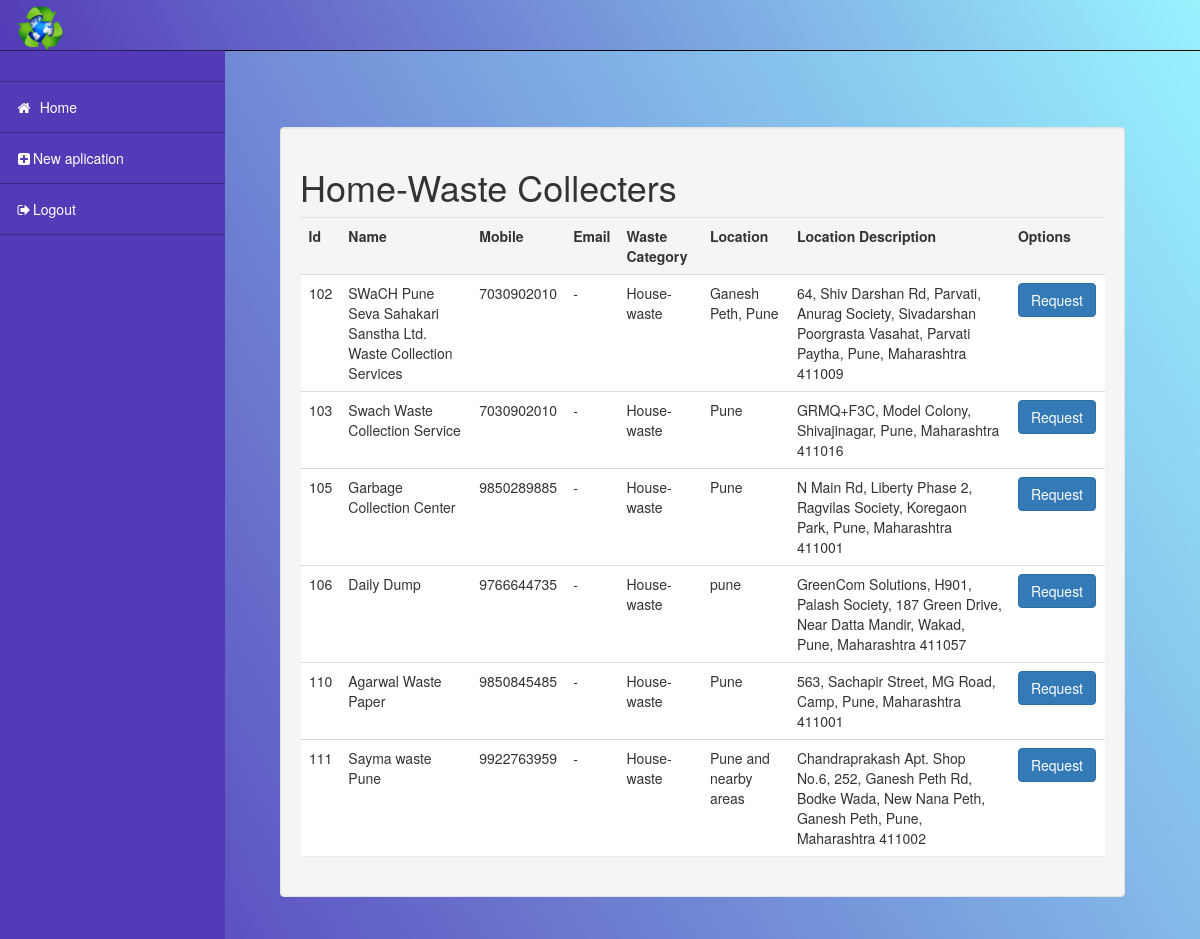
Screenshot of /home_waste.php with the database file from the repository.
### tables this page shows
CREATE TABLE `homewaste_info` (
  `Id` int(11) NOT NULL,
  `name` varchar(255) NOT NULL,
  `mobile` varchar(15) DEFAULT NULL,
  `email` varchar(255) NOT NULL,
  `wastetype` varchar(255) NOT NULL DEFAULT 'E-Waste',
  `location` varchar(255) NOT NULL,
  `locationdescription` varchar(255) NOT NULL
);

### home_waste.php (the view, shortened to what this page needs)
<!DOCTYPE html>
<html>
<head>
<link href="//maxcdn.bootstrapcdn.com/bootstrap/3.3.0/css/bootstrap.min.css" rel="stylesheet" id="bootstrap-css">
</head>
<body>
<div id="wrapper">
    <nav class="navbar navbar-inverse navbar-fixed-top" role="navigation" style='background: linear-gradient(60deg, rgba(84,58,183,1) 0%, rgb(153 244 255) 100%);'>
        <div class="navbar-header">
            <a class="navbar-brand" href="icon2.PNG">
                <img src="icon2.PNG" alt="LOGO"heigth='50'width='50'class='logo1'>
            </a>
        </div>
       <ul class="nav navbar-right top-nav">
            <li>
                <a href="#" data-placement="bottom"  data-toggle="tooltip"> <h5><?php echo '';?></h5>
            </li>
        </ul>
        <div class="collapse navbar-collapse navbar-ex1-collapse" style='background: linear-gradient(60deg, rgb(143 218 245) 0%, rgb(149 233 250) 100%);float: right;'>
            <ul class="nav navbar-nav side-nav" style="background: linear-gradient(60deg, rgba(84,58,183,1) 0%, rgba(84,58,183,1) 100%); ">
                <li>
                    <a href="index.html" data-toggle="collapse" data-target="#submenu-1"><i class="fa fa-fw fa-home"style="color: white;" ></i><mark style="background: none;color: white;" > Home</mark> </a>
                </li>
                <li>
                    <a href="new_form.php"><i class="fa fa-fw fa fa-plus-square" style="color: white;" ></i><span style="background: none;color: white;" >New aplication</span></a>
                </li>
                <li>
                    <a href="logout-user.php"><i class="fa fa-fw fa fa-sign-out" style="color: white;" ></i><span style="background: none;color: white;" >Logout</span></a>
                </li>
            </ul>
        </div>
    </nav>
    <div id="page-wrapper">
        <div class="container-fluid">
            <div class="row" id="main" style="margin-top:  55px;margin-left: 30px;margin-right: 50px;" >
                <div class="col-sm-12 col-md-12 well" id="content">
                    <h1>Home-Waste Collecters</h1>
                      <table  cellspacing:="12" class='table'>
             <tr class="panel-heading">
                 <th> Id </th>
                 <th> Name </th>
                 <th> Mobile </th>
                 <th> Email </th>
                 <th> Waste Category </th>
                 <th>Location</th>
                 <th>Location Description</th>
                 <th>Options</th>
             </tr>
   <?php
   include("connection.php");
   $query = "select * from homewaste_info";
   $data = mysqli_query($con,$query);
   $total = mysqli_num_rows($data);
   if($total!=0) {
      while($result=mysqli_fetch_assoc($data)){
     echo "
           <tr class='panel panel'>
               <td>   ".$result['Id']." </td>
               <td>   ".$result['name']." </td>
               <td>   ".$result['mobile']."  </td>
               <td>   ".$result['email']." </td>
               <td>   ".$result['wastetype']." </td>
               <td>   ".$result['location']." </td>
               <td>   ".$result['locationdescription']."  </td>
               <td><button type='button' class='btn btn-primary' data-toggle='modal' data-target='#myModal'>
 Request
</button></td>
           </tr> ";
      }
   }
?>
</table>
                </div>
            </div>
        </div>
    </div>
</div>
</body>
</html>

### home_waste.php (style rules this page uses)
@media (min-width:768px) { body { margin-top: 50px; background: linear-gradient(60deg, rgba(84,58,183,1) 0%, rgb(153 244 255) 100%); } }
#wrapper { padding-left: 0; }
#page-wrapper { width: 100%; padding: 0; }
@media (min-width:768px) { #wrapper { padding-left: 225px; } }
@media (min-width:768px) { #page-wrapper { padding: 22px 10px; } }
.top-nav { padding: 0 15px; }
.top-nav>li { display: inline-block; float: left; }
.top-nav>li>a { padding-top: 20px; padding-bottom: 20px; line-height: 20px; color: #fff; }
@media (min-width:768px) { .side-nav { position: fixed; top: 50px; left: 225px; width: 225px; margin-left: -225px; border: none; border-radius: 0; border-top: 1px rgba(0,0,0,.5) solid; overflow-y: auto; background-color: #37517e; bottom: 0; overflow-x: hidden; padding-bottom: 40px; } }
@media (min-width:768px) { .side-nav>li>a { width: 225px; border-bottom: 1px rgba(0,0,0,.3) solid; } }
.navbar-brand { padding: 5px 15px; }
.logo1 { border-radius :50%; }

### rows the page displays
homewaste_info: Id "102", name "SWaCH Pune Seva Sahakari Sanstha Ltd. Waste Collection Services", mobile "7030902010", email "-", wastetype "House-waste", location "Ganesh Peth, Pune", locationdescription "64, Shiv Darshan Rd, Parvati, Anurag Society, Sivadarshan Poorgrasta Vasahat, Parvati Paytha, Pune, Maharashtra 411009"
homewaste_info: Id "103", name "Swach Waste Collection Service", mobile "7030902010", email "-", wastetype "House-waste", location "Pune", locationdescription "GRMQ+F3C, Model Colony, Shivajinagar, Pune, Maharashtra 411016"
homewaste_info: Id "105", name "Garbage Collection Center", mobile "9850289885", email "-", wastetype "House-waste", location "Pune", locationdescription "N Main Rd, Liberty Phase 2, Ragvilas Society, Koregaon Park, Pune, Maharashtra 411001"
homewaste_info: Id "106", name "Daily Dump", mobile "9766644735", email "-", wastetype "House-waste", location "pune", locationdescription "GreenCom Solutions, H901, Palash Society, 187 Green Drive, Near Datta Mandir, Wakad, Pune, Maharashtra 411057"
homewaste_info: Id "110", name "Agarwal Waste Paper", mobile "9850845485", email "-", wastetype "House-waste", location "Pune", locationdescription "563, Sachapir Street, MG Road, Camp, Pune, Maharashtra 411001"
homewaste_info: Id "111", name "Sayma waste Pune", mobile "9922763959", email "-", wastetype "House-waste", location "Pune and nearby areas", locationdescription "Chandraprakash Apt. Shop No.6, 252, Ganesh Peth Rd, Bodke Wada, New Nana Peth, Ganesh Peth, Pune, Maharashtra 411002"
